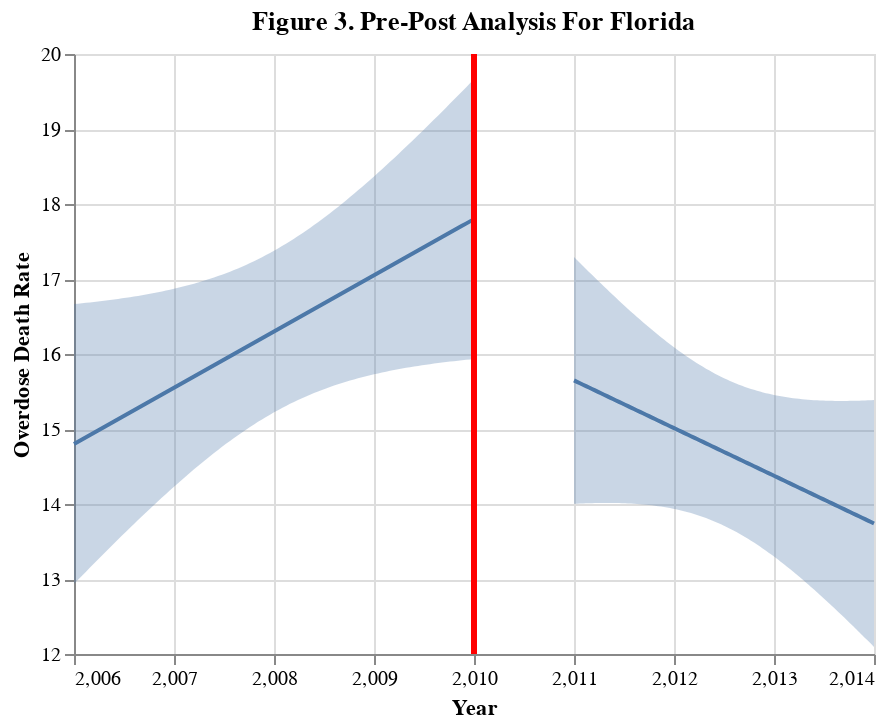

The notebook cell saved with this chart:
### Markdown cell above
> pre-post death rate

### Code cell
xvar= "TRANSACTION_YEAR"
yvar="death_rate"
analysis = "Figure 3. Pre-Post Analysis For Florida"
target = "Overdose Death Rate"
fit, chart = pre_post(FL_death, yvar, xvar, 2010, analysis, target, alpha=0.05)
chart

### Figure 1 — Vega-Lite specification as saved in the notebook (floating-point values rounded to 4 significant figures)
{"config": {"view": {"continuousWidth": 400, "continuousHeight": 300}}, "layer": [{"data": {"name": "data-1e01ed74c30f125489fb25b43163aba7"}, "mark": "errorband", "encoding": {"x": {"field": "TRANSACTION_YEAR", "type": "quantitative"}, "y": {"axis": {"title": "Overdose Death Rate"}, "field": "ci_low", "type": "quantitative"}, "y2": {"field": "ci_high"}}}, {"data": {"name": "data-b1923d610f60c48ac03c6ac03dfc8ca9"}, "mark": "errorband", "encoding": {"x": {"field": "TRANSACTION_YEAR", "type": "quantitative"}, "y": {"axis": {"title": "Overdose Death Rate"}, "field": "ci_low", "type": "quantitative"}, "y2": {"field": "ci_high"}}}, {"data": {"name": "data-1e01ed74c30f125489fb25b43163aba7"}, "mark": "line", "encoding": {"x": {"field": "TRANSACTION_YEAR", "type": "quantitative"}, "y": {"field": "death_rate", "scale": {"zero": false}, "type": "quantitative"}}}, {"data": {"name": "data-b1923d610f60c48ac03c6ac03dfc8ca9"}, "mark": "line", "encoding": {"x": {"field": "TRANSACTION_YEAR", "title": "Year", "type": "quantitative"}, "y": {"field": "death_rate", "scale": {"zero": false}, "type": "quantitative"}}}, {"data": {"name": "data-c6a99109c809d7b1b46dbbb9b2adf5d2"}, "mark": {"type": "rule", "color": "red", "strokeWidth": 3}, "encoding": {"x": {"field": "x", "type": "quantitative"}}}], "title": "Figure 3. Pre-Post Analysis For Florida", "$schema": "https://vega.github.io/schema/vega-lite/v4.17.0.json", "datasets": {"data-1e01ed74c30f125489fb25b43163aba7": [{"TRANSACTION_YEAR": 2006.0, "death_rate": 14.8, "ci_low": 12.93, "ci_high": 16.67}, {"TRANSACTION_YEAR": 2006.0, "death_rate": 14.83, "ci_low": 12.99, "ci_high": 16.67}, {"TRANSACTION_YEAR": 2006.0, "death_rate": 14.86, "ci_low": 13.04, "ci_high": 16.68}, {"TRANSACTION_YEAR": 2006.0, "death_rate": 14.89, "ci_low": 13.1, "ci_high": 16.68}, {"TRANSACTION_YEAR": 2006.0, "death_rate": 14.92, "ci_low": 13.15, "ci_high": 16.69}, {"TRANSACTION_YEAR": 2006.0, "death_rate": 14.95, "ci_low": 13.21, "ci_high": 16.69}, {"TRANSACTION_YEAR": 2006.0, "death_rate": 14.98, "ci_low": 13.26, "ci_high": 16.7}, {"TRANSACTION_YEAR": 2006.0, "death_rate": 15.01, "ci_low": 13.31, "ci_high": 16.71}, {"TRANSACTION_YEAR": 2006.0, "death_rate": 15.04, "ci_low": 13.37, "ci_high": 16.71}, {"TRANSACTION_YEAR": 2006.0, "death_rate": 15.07, "ci_low": 13.42, "ci_high": 16.72}, {"TRANSACTION_YEAR": 2006.0, "death_rate": 15.1, "ci_low": 13.47, "ci_high": 16.73}, {"TRANSACTION_YEAR": 2006.0, "death_rate": 15.13, "ci_low": 13.53, "ci_high": 16.73}, {"TRANSACTION_YEAR": 2006.0, "death_rate": 15.16, "ci_low": 13.58, "ci_high": 16.74}, {"TRANSACTION_YEAR": 2007.0, "death_rate": 15.19, "ci_low": 13.63, "ci_high": 16.75}, {"TRANSACTION_YEAR": 2007.0, "death_rate": 15.22, "ci_low": 13.68, "ci_high": 16.76}, {"TRANSACTION_YEAR": 2007.0, "death_rate": 15.25, "ci_low": 13.73, "ci_high": 16.77}, {"TRANSACTION_YEAR": 2007.0, "death_rate": 15.28, "ci_low": 13.79, "ci_high": 16.77}, {"TRANSACTION_YEAR": 2007.0, "death_rate": 15.31, "ci_low": 13.84, "ci_high": 16.78}, {"TRANSACTION_YEAR": 2007.0, "death_rate": 15.34, "ci_low": 13.89, "ci_high": 16.79}, {"TRANSACTION_YEAR": 2007.0, "death_rate": 15.37, "ci_low": 13.94, "ci_high": 16.8}, {"TRANSACTION_YEAR": 2007.0, "death_rate": 15.4, "ci_low": 13.99, "ci_high": 16.81}, {"TRANSACTION_YEAR": 2007.0, "death_rate": 15.43, "ci_low": 14.04, "ci_high": 16.82}, {"TRANSACTION_YEAR": 2007.0, "death_rate": 15.46, "ci_low": 14.09, "ci_high": 16.83}, {"TRANSACTION_YEAR": 2007.0, "death_rate": 15.49, "ci_low": 14.13, "ci_high": 16.85}, {"TRANSACTION_YEAR": 2007.0, "death_rate": 15.52, "ci_low": 14.18, "ci_high": 16.86}, {"TRANSACTION_YEAR": 2007.0, "death_rate": 15.55, "ci_low": 14.23, "ci_high": 16.87}, {"TRANSACTION_YEAR": 2007.0, "death_rate": 15.58, "ci_low": 14.28, "ci_high": 16.88}, {"TRANSACTION_YEAR": 2007.0, "death_rate": 15.61, "ci_low": 14.32, "ci_high": 16.9}, {"TRANSACTION_YEAR": 2007.0, "death_rate": 15.64, "ci_low": 14.37, "ci_high": 16.91}, {"TRANSACTION_YEAR": 2007.0, "death_rate": 15.67, "ci_low": 14.42, "ci_high": 16.92}, {"TRANSACTION_YEAR": 2007.0, "death_rate": 15.7, "ci_low": 14.46, "ci_high": 16.94}, {"TRANSACTION_YEAR": 2007.0, "death_rate": 15.73, "ci_low": 14.51, "ci_high": 16.95}, {"TRANSACTION_YEAR": 2007.0, "death_rate": 15.76, "ci_low": 14.55, "ci_high": 16.97}, {"TRANSACTION_YEAR": 2007.0, "death_rate": 15.79, "ci_low": 14.59, "ci_high": 16.99}, {"TRANSACTION_YEAR": 2007.0, "death_rate": 15.82, "ci_low": 14.64, "ci_high": 17.0}, {"TRANSACTION_YEAR": 2007.0, "death_rate": 15.85, "ci_low": 14.68, "ci_high": 17.02}, {"TRANSACTION_YEAR": 2007.0, "death_rate": 15.88, "ci_low": 14.72, "ci_high": 17.04}, {"TRANSACTION_YEAR": 2007.0, "death_rate": 15.91, "ci_low": 14.76, "ci_high": 17.06}, {"TRANSACTION_YEAR": 2008.0, "death_rate": 15.94, "ci_low": 14.8, "ci_high": 17.08}, {"TRANSACTION_YEAR": 2008.0, "death_rate": 15.97, "ci_low": 14.84, "ci_high": 17.1}, {"TRANSACTION_YEAR": 2008.0, "death_rate": 16.0, "ci_low": 14.88, "ci_high": 17.12}, {"TRANSACTION_YEAR": 2008.0, "death_rate": 16.03, "ci_low": 14.92, "ci_high": 17.14}, {"TRANSACTION_YEAR": 2008.0, "death_rate": 16.06, "ci_low": 14.95, "ci_high": 17.16}, {"TRANSACTION_YEAR": 2008.0, "death_rate": 16.09, "ci_low": 14.99, "ci_high": 17.19}, {"TRANSACTION_YEAR": 2008.0, "death_rate": 16.12, "ci_low": 15.03, "ci_high": 17.21}, {"TRANSACTION_YEAR": 2008.0, "death_rate": 16.15, "ci_low": 15.06, "ci_high": 17.24}, {"TRANSACTION_YEAR": 2008.0, "death_rate": 16.18, "ci_low": 15.1, "ci_high": 17.26}, {"TRANSACTION_YEAR": 2008.0, "death_rate": 16.21, "ci_low": 15.13, "ci_high": 17.29}, {"TRANSACTION_YEAR": 2008.0, "death_rate": 16.24, "ci_low": 15.16, "ci_high": 17.32}, {"TRANSACTION_YEAR": 2008.0, "death_rate": 16.27, "ci_low": 15.19, "ci_high": 17.35}, {"TRANSACTION_YEAR": 2008.0, "death_rate": 16.3, "ci_low": 15.22, "ci_high": 17.38}, {"TRANSACTION_YEAR": 2008.0, "death_rate": 16.33, "ci_low": 15.25, "ci_high": 17.41}, {"TRANSACTION_YEAR": 2008.0, "death_rate": 16.36, "ci_low": 15.28, "ci_high": 17.44}, {"TRANSACTION_YEAR": 2008.0, "death_rate": 16.39, "ci_low": 15.31, "ci_high": 17.47}, {"TRANSACTION_YEAR": 2008.0, "death_rate": 16.42, "ci_low": 15.34, "ci_high": 17.5}, {"TRANSACTION_YEAR": 2008.0, "death_rate": 16.45, "ci_low": 15.36, "ci_high": 17.54}, {"TRANSACTION_YEAR": 2008.0, "death_rate": 16.48, "ci_low": 15.39, "ci_high": 17.57}, {"TRANSACTION_YEAR": 2008.0, "death_rate": 16.51, "ci_low": 15.41, "ci_high": 17.61}, {"TRANSACTION_YEAR": 2008.0, "death_rate": 16.54, "ci_low": 15.43, "ci_high": 17.64}, {"TRANSACTION_YEAR": 2008.0, "death_rate": 16.57, "ci_low": 15.46, "ci_high": 17.68}, {"TRANSACTION_YEAR": 2008.0, "death_rate": 16.6, "ci_low": 15.48, "ci_high": 17.72}, {"TRANSACTION_YEAR": 2008.0, "death_rate": 16.63, "ci_low": 15.5, "ci_high": 17.76}, {"TRANSACTION_YEAR": 2008.0, "death_rate": 16.66, "ci_low": 15.52, "ci_high": 17.8}, {"TRANSACTION_YEAR": 2009.0, "death_rate": 16.69, "ci_low": 15.54, "ci_high": 17.84}, {"TRANSACTION_YEAR": 2009.0, "death_rate": 16.72, "ci_low": 15.56, "ci_high": 17.88}, {"TRANSACTION_YEAR": 2009.0, "death_rate": 16.75, "ci_low": 15.58, "ci_high": 17.92}, {"TRANSACTION_YEAR": 2009.0, "death_rate": 16.78, "ci_low": 15.6, "ci_high": 17.96}, {"TRANSACTION_YEAR": 2009.0, "death_rate": 16.81, "ci_low": 15.61, "ci_high": 18.0}, {"TRANSACTION_YEAR": 2009.0, "death_rate": 16.84, "ci_low": 15.63, "ci_high": 18.05}, {"TRANSACTION_YEAR": 2009.0, "death_rate": 16.87, "ci_low": 15.65, "ci_high": 18.09}, {"TRANSACTION_YEAR": 2009.0, "death_rate": 16.9, "ci_low": 15.66, "ci_high": 18.14}, {"TRANSACTION_YEAR": 2009.0, "death_rate": 16.93, "ci_low": 15.68, "ci_high": 18.18}, {"TRANSACTION_YEAR": 2009.0, "death_rate": 16.96, "ci_low": 15.69, "ci_high": 18.23}, {"TRANSACTION_YEAR": 2009.0, "death_rate": 16.99, "ci_low": 15.7, "ci_high": 18.27}, {"TRANSACTION_YEAR": 2009.0, "death_rate": 17.02, "ci_low": 15.72, "ci_high": 18.32}, {"TRANSACTION_YEAR": 2009.0, "death_rate": 17.05, "ci_low": 15.73, "ci_high": 18.37}, {"TRANSACTION_YEAR": 2009.0, "death_rate": 17.08, "ci_low": 15.74, "ci_high": 18.42}, {"TRANSACTION_YEAR": 2009.0, "death_rate": 17.11, "ci_low": 15.75, "ci_high": 18.46}, {"TRANSACTION_YEAR": 2009.0, "death_rate": 17.14, "ci_low": 15.76, "ci_high": 18.51}, {"TRANSACTION_YEAR": 2009.0, "death_rate": 17.17, "ci_low": 15.78, "ci_high": 18.56}, {"TRANSACTION_YEAR": 2009.0, "death_rate": 17.2, "ci_low": 15.79, "ci_high": 18.61}, {"TRANSACTION_YEAR": 2009.0, "death_rate": 17.23, "ci_low": 15.8, "ci_high": 18.66}, {"TRANSACTION_YEAR": 2009.0, "death_rate": 17.26, "ci_low": 15.81, "ci_high": 18.71}, {"TRANSACTION_YEAR": 2009.0, "death_rate": 17.29, "ci_low": 15.82, "ci_high": 18.76}, {"TRANSACTION_YEAR": 2009.0, "death_rate": 17.32, "ci_low": 15.82, "ci_high": 18.81}, {"TRANSACTION_YEAR": 2009.0, "death_rate": 17.35, "ci_low": 15.83, "ci_high": 18.86}, {"TRANSACTION_YEAR": 2009.0, "death_rate": 17.38, "ci_low": 15.84, "ci_high": 18.92}, {"TRANSACTION_YEAR": 2009.0, "death_rate": 17.41, "ci_low": 15.85, "ci_high": 18.97}, {"TRANSACTION_YEAR": 2010.0, "death_rate": 17.44, "ci_low": 15.86, "ci_high": 19.02}, {"TRANSACTION_YEAR": 2010.0, "death_rate": 17.47, "ci_low": 15.86, "ci_high": 19.07}, {"TRANSACTION_YEAR": 2010.0, "death_rate": 17.5, "ci_low": 15.87, "ci_high": 19.13}, {"TRANSACTION_YEAR": 2010.0, "death_rate": 17.53, "ci_low": 15.88, "ci_high": 19.18}, {"TRANSACTION_YEAR": 2010.0, "death_rate": 17.56, "ci_low": 15.89, "ci_high": 19.23}, {"TRANSACTION_YEAR": 2010.0, "death_rate": 17.59, "ci_low": 15.89, "ci_high": 19.28}, {"TRANSACTION_YEAR": 2010.0, "death_rate": 17.62, "ci_low": 15.9, "ci_high": 19.34}, {"TRANSACTION_YEAR": 2010.0, "death_rate": 17.65, "ci_low": 15.9, "ci_high": 19.39}, {"TRANSACTION_YEAR": 2010.0, "death_rate": 17.68, "ci_low": 15.91, "ci_high": 19.45}, {"TRANSACTION_YEAR": 2010.0, "death_rate": 17.71, "ci_low": 15.92, "ci_high": 19.5}, {"TRANSACTION_YEAR": 2010.0, "death_rate": 17.74, "ci_low": 15.92, "ci_high": 19.55}, {"TRANSACTION_YEAR": 2010.0, "death_rate": 17.77, "ci_low": 15.93, "ci_high": 19.61}, {"TRANSACTION_YEAR": 2010.0, "death_rate": 17.8, "ci_low": 15.93, "ci_high": 19.66}], "data-b1923d610f60c48ac03c6ac03dfc8ca9": [{"TRANSACTION_YEAR": 2011.0, "death_rate": 15.65, "ci_low": 14.0, "ci_high": 17.29}, {"TRANSACTION_YEAR": 2011.0, "death_rate": 15.63, "ci_low": 14.0, "ci_high": 17.25}, {"TRANSACTION_YEAR": 2011.0, "death_rate": 15.61, "ci_low": 14.01, "ci_high": 17.21}, {"TRANSACTION_YEAR": 2011.0, "death_rate": 15.59, "ci_low": 14.01, "ci_high": 17.17}, {"TRANSACTION_YEAR": 2011.0, "death_rate": 15.57, "ci_low": 14.01, "ci_high": 17.13}, {"TRANSACTION_YEAR": 2011.0, "death_rate": 15.55, "ci_low": 14.01, "ci_high": 17.09}, {"TRANSACTION_YEAR": 2011.0, "death_rate": 15.53, "ci_low": 14.01, "ci_high": 17.06}, {"TRANSACTION_YEAR": 2011.0, "death_rate": 15.51, "ci_low": 14.01, "ci_high": 17.02}, {"TRANSACTION_YEAR": 2011.0, "death_rate": 15.5, "ci_low": 14.01, "ci_high": 16.98}, {"TRANSACTION_YEAR": 2011.0, "death_rate": 15.48, "ci_low": 14.01, "ci_high": 16.94}, {"TRANSACTION_YEAR": 2011.0, "death_rate": 15.46, "ci_low": 14.01, "ci_high": 16.9}, {"TRANSACTION_YEAR": 2011.0, "death_rate": 15.44, "ci_low": 14.01, "ci_high": 16.86}, {"TRANSACTION_YEAR": 2011.0, "death_rate": 15.42, "ci_low": 14.01, "ci_high": 16.82}, {"TRANSACTION_YEAR": 2011.0, "death_rate": 15.4, "ci_low": 14.01, "ci_high": 16.79}, {"TRANSACTION_YEAR": 2011.0, "death_rate": 15.38, "ci_low": 14.01, "ci_high": 16.75}, {"TRANSACTION_YEAR": 2011.0, "death_rate": 15.36, "ci_low": 14.01, "ci_high": 16.71}, {"TRANSACTION_YEAR": 2011.0, "death_rate": 15.34, "ci_low": 14.01, "ci_high": 16.67}, {"TRANSACTION_YEAR": 2012.0, "death_rate": 15.32, "ci_low": 14.01, "ci_high": 16.64}, {"TRANSACTION_YEAR": 2012.0, "death_rate": 15.3, "ci_low": 14.01, "ci_high": 16.6}, {"TRANSACTION_YEAR": 2012.0, "death_rate": 15.29, "ci_low": 14.01, "ci_high": 16.56}, {"TRANSACTION_YEAR": 2012.0, "death_rate": 15.27, "ci_low": 14.0, "ci_high": 16.53}, {"TRANSACTION_YEAR": 2012.0, "death_rate": 15.25, "ci_low": 14.0, "ci_high": 16.49}, {"TRANSACTION_YEAR": 2012.0, "death_rate": 15.23, "ci_low": 14.0, "ci_high": 16.46}, {"TRANSACTION_YEAR": 2012.0, "death_rate": 15.21, "ci_low": 13.99, "ci_high": 16.42}, {"TRANSACTION_YEAR": 2012.0, "death_rate": 15.19, "ci_low": 13.99, "ci_high": 16.39}, {"TRANSACTION_YEAR": 2012.0, "death_rate": 15.17, "ci_low": 13.99, "ci_high": 16.36}, {"TRANSACTION_YEAR": 2012.0, "death_rate": 15.15, "ci_low": 13.98, "ci_high": 16.32}, {"TRANSACTION_YEAR": 2012.0, "death_rate": 15.13, "ci_low": 13.98, "ci_high": 16.29}, {"TRANSACTION_YEAR": 2012.0, "death_rate": 15.11, "ci_low": 13.97, "ci_high": 16.26}, {"TRANSACTION_YEAR": 2012.0, "death_rate": 15.09, "ci_low": 13.97, "ci_high": 16.22}, {"TRANSACTION_YEAR": 2012.0, "death_rate": 15.08, "ci_low": 13.96, "ci_high": 16.19}, {"TRANSACTION_YEAR": 2012.0, "death_rate": 15.06, "ci_low": 13.95, "ci_high": 16.16}, {"TRANSACTION_YEAR": 2012.0, "death_rate": 15.04, "ci_low": 13.95, "ci_high": 16.13}, {"TRANSACTION_YEAR": 2012.0, "death_rate": 15.02, "ci_low": 13.94, "ci_high": 16.1}, {"TRANSACTION_YEAR": 2012.0, "death_rate": 15.0, "ci_low": 13.93, "ci_high": 16.07}, {"TRANSACTION_YEAR": 2012.0, "death_rate": 14.98, "ci_low": 13.92, "ci_high": 16.04}, {"TRANSACTION_YEAR": 2012.0, "death_rate": 14.96, "ci_low": 13.91, "ci_high": 16.01}, {"TRANSACTION_YEAR": 2012.0, "death_rate": 14.94, "ci_low": 13.9, "ci_high": 15.98}, {"TRANSACTION_YEAR": 2012.0, "death_rate": 14.92, "ci_low": 13.89, "ci_high": 15.96}, {"TRANSACTION_YEAR": 2012.0, "death_rate": 14.9, "ci_low": 13.88, "ci_high": 15.93}, {"TRANSACTION_YEAR": 2012.0, "death_rate": 14.88, "ci_low": 13.87, "ci_high": 15.9}, {"TRANSACTION_YEAR": 2012.0, "death_rate": 14.87, "ci_low": 13.85, "ci_high": 15.88}, {"TRANSACTION_YEAR": 2012.0, "death_rate": 14.85, "ci_low": 13.84, "ci_high": 15.85}, {"TRANSACTION_YEAR": 2012.0, "death_rate": 14.83, "ci_low": 13.83, "ci_high": 15.83}, {"TRANSACTION_YEAR": 2012.0, "death_rate": 14.81, "ci_low": 13.81, "ci_high": 15.8}, {"TRANSACTION_YEAR": 2012.0, "death_rate": 14.79, "ci_low": 13.8, "ci_high": 15.78}, {"TRANSACTION_YEAR": 2012.0, "death_rate": 14.77, "ci_low": 13.78, "ci_high": 15.76}, {"TRANSACTION_YEAR": 2012.0, "death_rate": 14.75, "ci_low": 13.76, "ci_high": 15.74}, {"TRANSACTION_YEAR": 2012.0, "death_rate": 14.73, "ci_low": 13.75, "ci_high": 15.72}, {"TRANSACTION_YEAR": 2012.0, "death_rate": 14.71, "ci_low": 13.73, "ci_high": 15.7}, {"TRANSACTION_YEAR": 2012.0, "death_rate": 14.69, "ci_low": 13.71, "ci_high": 15.68}, {"TRANSACTION_YEAR": 2013.0, "death_rate": 14.68, "ci_low": 13.69, "ci_high": 15.66}, {"TRANSACTION_YEAR": 2013.0, "death_rate": 14.66, "ci_low": 13.67, "ci_high": 15.64}, {"TRANSACTION_YEAR": 2013.0, "death_rate": 14.64, "ci_low": 13.65, "ci_high": 15.62}, {"TRANSACTION_YEAR": 2013.0, "death_rate": 14.62, "ci_low": 13.63, "ci_high": 15.61}, {"TRANSACTION_YEAR": 2013.0, "death_rate": 14.6, "ci_low": 13.61, "ci_high": 15.59}, {"TRANSACTION_YEAR": 2013.0, "death_rate": 14.58, "ci_low": 13.58, "ci_high": 15.58}, {"TRANSACTION_YEAR": 2013.0, "death_rate": 14.56, "ci_low": 13.56, "ci_high": 15.56}, {"TRANSACTION_YEAR": 2013.0, "death_rate": 14.54, "ci_low": 13.54, "ci_high": 15.55}, {"TRANSACTION_YEAR": 2013.0, "death_rate": 14.52, "ci_low": 13.51, "ci_high": 15.53}, {"TRANSACTION_YEAR": 2013.0, "death_rate": 14.5, "ci_low": 13.49, "ci_high": 15.52}, {"TRANSACTION_YEAR": 2013.0, "death_rate": 14.48, "ci_low": 13.46, "ci_high": 15.51}, {"TRANSACTION_YEAR": 2013.0, "death_rate": 14.47, "ci_low": 13.43, "ci_high": 15.5}, {"TRANSACTION_YEAR": 2013.0, "death_rate": 14.45, "ci_low": 13.4, "ci_high": 15.49}, {"TRANSACTION_YEAR": 2013.0, "death_rate": 14.43, "ci_low": 13.38, "ci_high": 15.48}, {"TRANSACTION_YEAR": 2013.0, "death_rate": 14.41, "ci_low": 13.35, "ci_high": 15.47}, {"TRANSACTION_YEAR": 2013.0, "death_rate": 14.39, "ci_low": 13.32, "ci_high": 15.46}, {"TRANSACTION_YEAR": 2013.0, "death_rate": 14.37, "ci_low": 13.29, "ci_high": 15.45}, {"TRANSACTION_YEAR": 2013.0, "death_rate": 14.35, "ci_low": 13.26, "ci_high": 15.44}, {"TRANSACTION_YEAR": 2013.0, "death_rate": 14.33, "ci_low": 13.23, "ci_high": 15.44}, {"TRANSACTION_YEAR": 2013.0, "death_rate": 14.31, "ci_low": 13.2, "ci_high": 15.43}, {"TRANSACTION_YEAR": 2013.0, "death_rate": 14.29, "ci_low": 13.16, "ci_high": 15.42}, {"TRANSACTION_YEAR": 2013.0, "death_rate": 14.27, "ci_low": 13.13, "ci_high": 15.42}, {"TRANSACTION_YEAR": 2013.0, "death_rate": 14.26, "ci_low": 13.1, "ci_high": 15.41}, {"TRANSACTION_YEAR": 2013.0, "death_rate": 14.24, "ci_low": 13.07, "ci_high": 15.41}, {"TRANSACTION_YEAR": 2013.0, "death_rate": 14.22, "ci_low": 13.03, "ci_high": 15.4}, {"TRANSACTION_YEAR": 2013.0, "death_rate": 14.2, "ci_low": 13.0, "ci_high": 15.4}, {"TRANSACTION_YEAR": 2013.0, "death_rate": 14.18, "ci_low": 12.96, "ci_high": 15.39}, {"TRANSACTION_YEAR": 2013.0, "death_rate": 14.16, "ci_low": 12.93, "ci_high": 15.39}, {"TRANSACTION_YEAR": 2013.0, "death_rate": 14.14, "ci_low": 12.89, "ci_high": 15.39}, {"TRANSACTION_YEAR": 2013.0, "death_rate": 14.12, "ci_low": 12.86, "ci_high": 15.38}, {"TRANSACTION_YEAR": 2013.0, "death_rate": 14.1, "ci_low": 12.82, "ci_high": 15.38}, {"TRANSACTION_YEAR": 2013.0, "death_rate": 14.08, "ci_low": 12.79, "ci_high": 15.38}, {"TRANSACTION_YEAR": 2013.0, "death_rate": 14.06, "ci_low": 12.75, "ci_high": 15.38}, {"TRANSACTION_YEAR": 2014.0, "death_rate": 14.05, "ci_low": 12.71, "ci_high": 15.38}, {"TRANSACTION_YEAR": 2014.0, "death_rate": 14.03, "ci_low": 12.68, "ci_high": 15.38}, {"TRANSACTION_YEAR": 2014.0, "death_rate": 14.01, "ci_low": 12.64, "ci_high": 15.38}, {"TRANSACTION_YEAR": 2014.0, "death_rate": 13.99, "ci_low": 12.6, "ci_high": 15.37}, {"TRANSACTION_YEAR": 2014.0, "death_rate": 13.97, "ci_low": 12.56, "ci_high": 15.37}, {"TRANSACTION_YEAR": 2014.0, "death_rate": 13.95, "ci_low": 12.53, "ci_high": 15.37}, {"TRANSACTION_YEAR": 2014.0, "death_rate": 13.93, "ci_low": 12.49, "ci_high": 15.37}, {"TRANSACTION_YEAR": 2014.0, "death_rate": 13.91, "ci_low": 12.45, "ci_high": 15.37}, {"TRANSACTION_YEAR": 2014.0, "death_rate": 13.89, "ci_low": 12.41, "ci_high": 15.38}, {"TRANSACTION_YEAR": 2014.0, "death_rate": 13.87, "ci_low": 12.37, "ci_high": 15.38}, {"TRANSACTION_YEAR": 2014.0, "death_rate": 13.86, "ci_low": 12.33, "ci_high": 15.38}, {"TRANSACTION_YEAR": 2014.0, "death_rate": 13.84, "ci_low": 12.29, "ci_high": 15.38}, {"TRANSACTION_YEAR": 2014.0, "death_rate": 13.82, "ci_low": 12.25, "ci_high": 15.38}, {"TRANSACTION_YEAR": 2014.0, "death_rate": 13.8, "ci_low": 12.21, "ci_high": 15.38}, {"TRANSACTION_YEAR": 2014.0, "death_rate": 13.78, "ci_low": 12.18, "ci_high": 15.38}, {"TRANSACTION_YEAR": 2014.0, "death_rate": 13.76, "ci_low": 12.14, "ci_high": 15.38}, {"TRANSACTION_YEAR": 2014.0, "death_rate": 13.74, "ci_low": 12.09, "ci_high": 15.39}], "data-c6a99109c809d7b1b46dbbb9b2adf5d2": [{"x": 2010}]}}
